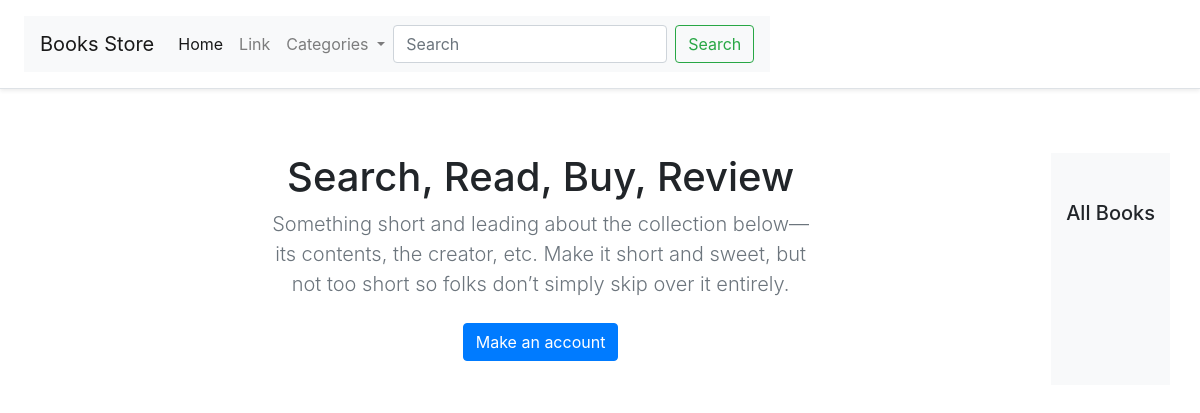
/, run on an earlier commit of the app's database.
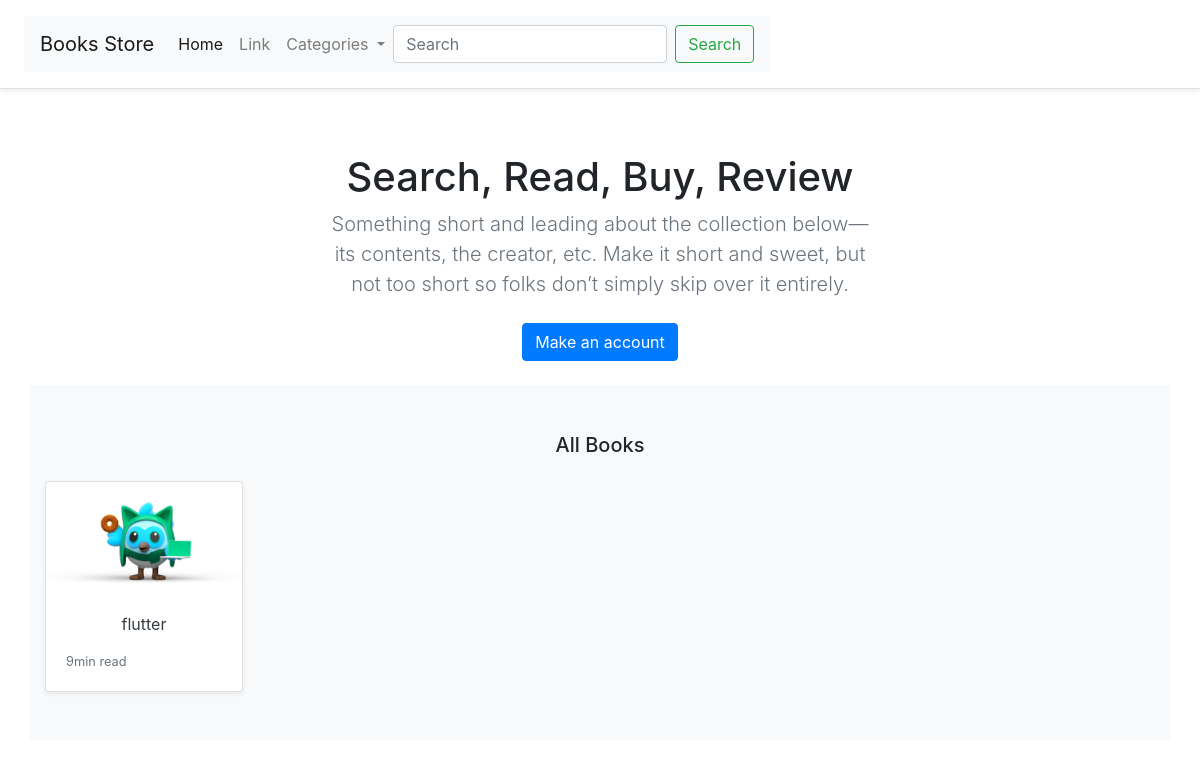
And on a later commit of the database.
### store/models.py (models this page shows, shortened)
class Product(models.Model):
    category = models.ForeignKey(Category,related_name='product',on_delete=models.CASCADE)
    created_by = models.ForeignKey(User,on_delete=models.CASCADE , related_name="product_creator")
    title = models.CharField(max_length=255 )
    author = models.CharField(max_length=255 , default="admin")
    description = models.TextField(blank=True)
    image = models.ImageField(upload_to='images/')
    slug = models.SlugField(max_length=255 )
    price= models.DecimalField(max_digits=4, decimal_places=2)
    in_stock = models.BooleanField(default=True)
    is_active = models.BooleanField(default=True)
    created = models.DateTimeField(auto_now_add=True)
    updated= models.DateTimeField(auto_now=True)
    class Meta:
        verbose_name_plural = 'products'
        ordering = ['-created']

### store/views.py (the view)
# urls.py: path('', views.all_products , name='all_products'),
def all_products(request):
    product = Product.objects.all()
    return render(request  , 'store/home.html' , {'products' : product})
    print(product)

### store/views.py (called while the page is built)
def categories(request):
    return {
        "categories": Category.objects.all(),
    }

### templates/store/home.html (shortened to what this page needs)
{% extends "./base.html" %} {% load static %} {% block title %} Home {% endblock %} {% block content %}
<section class="py-5 text-center container">
    <div class="row py-lg-3">
        <div class="col-lg-6 col-md-8 mx-auto">
            <h1 class="h1 fw-bold">Search, Read, Buy, Review</h1>
            <p class="lead text-muted">Something short and leading about the collection below—its contents, the creator, etc. Make it short and sweet, but not too short so folks don’t simply skip over it entirely.</p>
            <p>
                <a href="#" class="btn btn-primary my-2">Make an account</a>
            </p>
        </div>
        <div class="album py-5 bg-light">
            <div class="container">
                <div class="pb-3 h5">All Books</div>
                <div class="row row-cols-1 row-cols-sm-2 row-cols-md-5 g-3">
                    {% for product in products %}
                    <div class="col">
                        <div class="card shadow-sm">
                            <img class="img-fluid" alt="Responsive image" src="{{ product.image.url }}">
                            <div class="card-body">
                                <p class="card-text">
                                    <a class="text-dark text-decoration-none" href="{{ product.get_absolute_url }}">{{ product.title }}</a>
                                </p>
                                <div class="d-flex justify-content-between align-items-center">
                                    <small class="text-muted">9min read</small>
                                </div>
                            </div>
                        </div>
                    </div>
                    {% endfor %}
                </div>
</section>
{% endblock %}

What changed in the data, as far as the page shows it:
added Product: image (picture), title "flutter"
